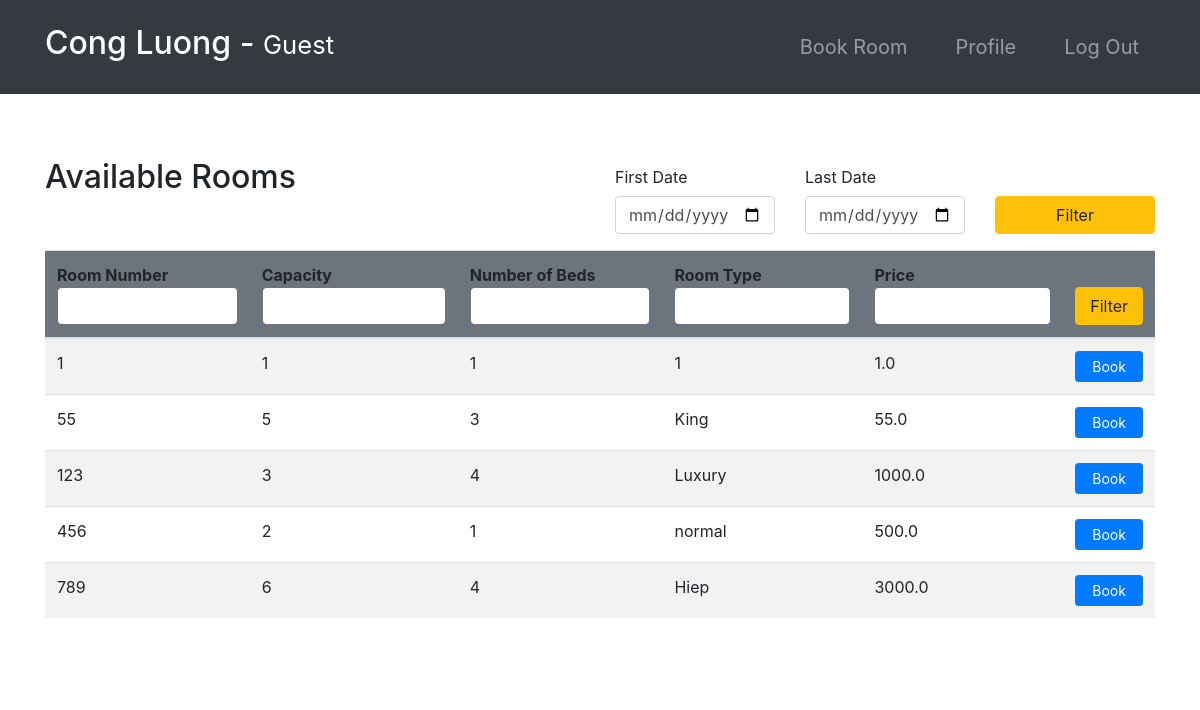
Screenshot of /rooms/ (signed in) with the database file from the repository.
### room/models.py (models this page shows)
class Room(models.Model):
    ROOM_TYPES = (
        ('King', 'King'),
        ('Luxury', 'Luxury'),
        ('Normal', 'Normal'),
        ('Economic', 'Economic'),
    )
    number = models.IntegerField(primary_key=True)
    capacity = models.SmallIntegerField()
    numberOfBeds = models.SmallIntegerField()
    roomType = models.CharField(max_length=20, choices=ROOM_TYPES)
    price = models.FloatField()
    statusStartDate = models.DateField(null=True)
    statusEndDate = models.DateField(null=True)
    def __str__(self):
        return str(self.number)

### room/views.py (the view, shortened to what this page needs)
# urls.py: path('rooms/', rooms, name="rooms"),
@ login_required(login_url='login')
def rooms(request):
    role = str(request.user.groups.all()[0])
    path = role + "/"
    rooms = Room.objects.all()
    firstDayStr = None
    lastDateStr = None
    def chech_availability(fd, ed):
        availableRooms = []
        for room in rooms:
            availList = []
            bookingList = Booking.objects.filter(roomNumber=room)
            if room.statusStartDate == None:
                for booking in bookingList:
                    if booking.startDate > ed.date() or booking.endDate < fd.date():
                        availList.append(True)
                    else:
                        availList.append(False)
                if all(availList):
                    availableRooms.append(room)
            else:
                if room.statusStartDate > ed.date() or room.statusEndDate < fd.date():
                    for booking in bookingList:
                        if booking.startDate > ed.date() or booking.endDate < fd.date():
                            availList.append(True)
                        else:
                            availList.append(False)
                        if all(availList):
                            availableRooms.append(room)
        return availableRooms
    context = {
        "role": role,
        'rooms': rooms,
        'fd': firstDayStr,
        'ld': lastDateStr
    }
    return render(request, path + "rooms.html", context)

### Templates/guest/rooms.html
{% extends '../index.html' %}
{% block context %}
{% include '../common_pages/rooms.html' %}
{% endblock %}

### Templates/incs/nav.html (shortened to what this page needs)
<nav class="navbar navbar-dark bg-dark navbar-expand-lg py-3 " role="navigation">
    <div class="container">
        <a href="" class="navbar-brand">
            <h2 class="text-capitalize">
                {{ request.user.first_name }} {{ request.user.last_name }} -
                <small>
                    {{ role }}
                </small>
            </h2>
        </a>
        <div class="collapse navbar-collapse" id="navbarTags">
            <ul class="navbar-nav ml-auto">
                {% if role != 'guest' %}
                <li class="nav-item dropdown p-2">
                    <a class="nav-link dropdown-toggle" href="#" id="navbarDropdown" role="button"
                        data-toggle="dropdown" aria-haspopup="true" aria-expanded="false">
                        Options
                    </a>
                    <div class="dropdown-menu" aria-labelledby="navbarDropdown">
                        {% if role == 'admin' %}
                            <a class="dropdown-item" href="{% url 'guests'%}">Guests</a>
                            {% comment %} <a class="dropdown-item" href="{% url 'employees'%}">Employees</a> {% endcomment %}
                            {% comment %} <a class="dropdown-item" href="{% url 'events'%}">Events</a> {% endcomment %}
                            <a class="dropdown-item" href="{% url 'bookings' %}">Bookings</a>
                            <a class="dropdown-item" href="{% url 'rooms' %}">Rooms</a>
                            {% comment %} <a class="dropdown-item" href="{% url 'room-services' %}">Room Services</a> {% endcomment %}
                            {% comment %} <a class="dropdown-item" href="{% url 'announcements' %}">Announcements</a> {% endcomment %}
                            {% comment %} <a class="dropdown-item" href="{% url 'refunds' %}">Refunds</a> {% endcomment %}
                        {% elif role == 'manager' %}
                        <a class="dropdown-item" href="{% url 'guests'%}">Guests</a>
                        <a class="dropdown-item" href="{% url 'employees'%}">Employees</a>
                        <a class="dropdown-item" href="{% url 'events'%}">Events</a>
                        <a class="dropdown-item" href="{% url 'bookings' %}">Bookings</a>
                        <a class="dropdown-item" href="{% url 'rooms' %}">Rooms</a>
                        <a class="dropdown-item" href="{% url 'room-services' %}">Room Services</a>
                        <a class="dropdown-item" href="{% url 'announcements' %}">Announcements</a>
                        <a class="dropdown-item" href="{% url 'storage' %}">Storage</a>
                        <a class="dropdown-item" href="{% url 'refunds' %}">Refunds</a>
                        {% elif role == 'receptionist' %}
                        <a class="dropdown-item" href="{% url 'guests'%}">Guests Information</a>
                        <a class="dropdown-item" href="{% url 'rooms'%}">Room Information</a>
                        <a class="dropdown-item" href="{% url 'events'%}">Event Information</a>
                        <a class="dropdown-item" href="{% url 'bookings' %}">Booking Information</a>
                        <a class="dropdown-item" href="{% url 'announcements'%}">Announcements</a>
                        {% elif role == 'staff' %}
                        <a class="dropdown-item" href="{% url 'tasks'%}">My Tasks</a>
                        <a class="dropdown-item" href="{% url 'announcements'%}">Announcements</a>
                        <a class="dropdown-item" href="{% url 'food-menu'%}">Food Menu</a>
                        <a class="dropdown-item" href="{% url 'storage'%}">Storage</a>
                        {% endif %}
                    </div>
                </li>
                {%else%}
                <li class="nav-item mr-3 p-2">
                    {% if role == 'guest' or role == 'receptionist' or role == 'admin' or role == 'manager' %}
                    <a href="{% url 'rooms' %}" class="nav-link">Book Room</a>
                    {% endif %}
                    <li class="nav-item mr-3 p-2">
                        {% if role == 'guest' %}
                        <a href="{% url 'guest-profile' user.id %}" class="nav-link">Profile</a>
                        {% endif %}
                    </li>
                </li>
                {% endif %}
                <li class="nav-item p-2 ">
                    <a href="{% url 'logout' %}" class="nav-link">Log Out</a>
                </li>
            </ul>
        </div>
    </div>
</nav>

### Templates/common_pages/rooms.html (shortened to what this page needs)
<div class="container py-5 clearfix">
    <div class="table-header row mt-3 clearfix">
        <div class="col-sm-12 col-md-12 col-lg-6 mb-4">
            <h2>Available Rooms</h2>
        </div>
        <div class="col-sm-12 col-md-12 col-lg-6">
            <form action="" method="POST">
                <div class="row">
                    <div class="form-group col-4">
                        <label for="example-date-input" class="col-form-label">First Date</label>
                        <div class="">
                            <input class="form-control" type="date" name="fd" value="{{fd}}" id="example-date-input">
                        </div>
                    </div>
                    <div class="form-group col-4">
                        <label for="example-date-input" class="col-form-label">Last Date</label>
                        <div class="">
                            <input class="form-control" type="date" name="ld" value="{{ld}}" id="example-date-input">
                        </div>
                    </div>
                    <div class="col-4" style="margin-top:38px;">
                        <button type="submit" name="dateFilter" class="btn btn-warning w-100">Filter</button>
                    </div>
                </div>
            </form>
        </div>
    </div>
    <table class="table table-hover table-striped">
        <thead class="bg-secondary rounded">
            <tr>
                <form action="" method="POST">
                    <th>Room Number<input type="number" name="number" value="{{number}}"
                            class="form-control border border-secondary"></th>
                    <th>Capacity<input type="number" name="capacity" value="{{capacity}}"
                            class="form-control border border-secondary"></th>
                    <th>Number of Beds<input type="number" name="nob" value="{{nob}}"
                            class="form-control border border-secondary"></th>
                    <th>Room Type<input type="text" name="type" value="{{type}}"
                            class="form-control border border-secondary"></th>
                    <th>Price <input type="number" step="0.01" name="price" value="{{price}}"
                            class="form-control border border-secondary"></th>
                    <th colspan="2"><button type="submit" name="filter" class="btn btn-warning w-100">Filter</button>
                    </th>
                </form>
            </tr>
        </thead>
        <tbody>
            {% for room in rooms %}
            <tr>
                <td>{{ room.number }}</td>
                <td>{{ room.capacity }}</td>
                <td>{{ room.numberOfBeds }}</td>
                <td>{{ room.roomType }}</td>
                <td>{{ room.price }}</td>
                {% if role == "guest" or role == "receptionist" %}
                <td>
                    <form action="{% url 'booking-make' %}" method="POST">
                        <button type="submit" name="book" id="book" class="btn btn-sm btn-primary px-3">Book</button>
                    </form>
                </td>
                {% endif %}
            </tr>
            {% endfor %}
        </tbody>
    </table>
</div>

### static/css/main.css (style rules this page uses)
* { margin: 0; padding: 0; -webkit-font-smoothing: antialiased; }
.clearfix { overflow: auto; }
body { position: relative; }
nav .nav-item { font-size: 20px; }

### rows the page displays
Room: number "1", capacity "1", numberOfBeds "1", roomType "1", price "1.0"
Room: number "55", capacity "5", numberOfBeds "3", roomType "King", price "55.0"
Room: number "123", capacity "3", numberOfBeds "4", roomType "Luxury", price "1000.0"
Room: number "456", capacity "2", numberOfBeds "1", roomType "normal", price "500.0"
Room: number "789", capacity "6", numberOfBeds "4", roomType "Hiep", price "3000.0"

### other values shown
{{ request.user.first_name }} "Cong"
{{ request.user.last_name }} "Luong"
{{ role }} "Guest"
